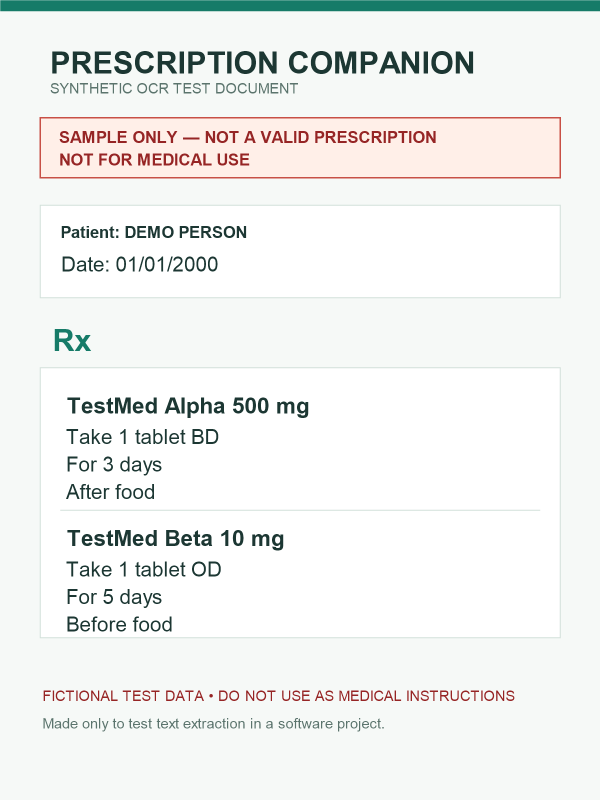
#> input picture docs/sample-prescription-ocr-test.png, 1200 x 1600 px (shown at 1/2 size)
$ python demo_ocr.py
#> lines starting #> are read from the running program, lines starting #| are printed output that depends on the picture
### backend/ocr.py
import os
import shutil

from PIL import Image, ImageEnhance, ImageFilter, ImageOps
import pytesseract

_tesseract_command = os.environ.get("TESSERACT_CMD") or shutil.which("tesseract")
_windows_tesseract = r"C:\Program Files\Tesseract-OCR\tesseract.exe"
if not _tesseract_command and os.path.isfile(_windows_tesseract):
    _tesseract_command = _windows_tesseract
if _tesseract_command:
    pytesseract.pytesseract.tesseract_cmd = _tesseract_command

def extract_text(image_path):
    # Respect the photo's orientation and process the entire image. A fixed
    # crop based on image dimensions can cut off fields in other prescriptions.
#> called with image_path = 'docs/sample-prescription-ocr-test.png'
    with Image.open(image_path) as source_image:
#> source_image is the input picture: PIL image 1200x1600 RGBA; mean R, G, B, A 239.2, 240.8, 238.8, 255
        if source_image.width * source_image.height > 60_000_000:
            raise ValueError("The image resolution is too large to process safely.")
        image = ImageOps.exif_transpose(source_image)

    # Convert to grayscale, increase contrast, and sharpen before OCR.
    image = ImageOps.grayscale(image)
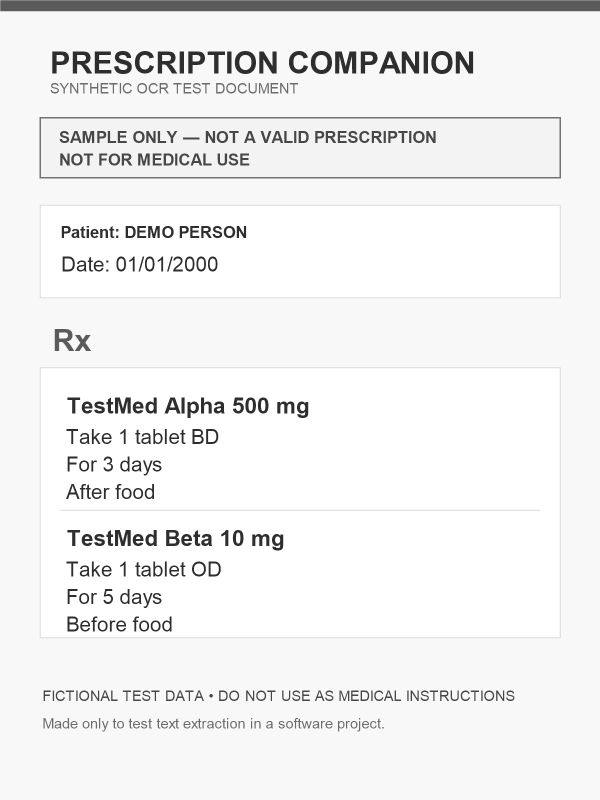
#> image: PIL image 1200x1600 L (shown at 1/2 size); min 46, max 255, mean 240.1
    image = ImageEnhance.Contrast(image).enhance(2)
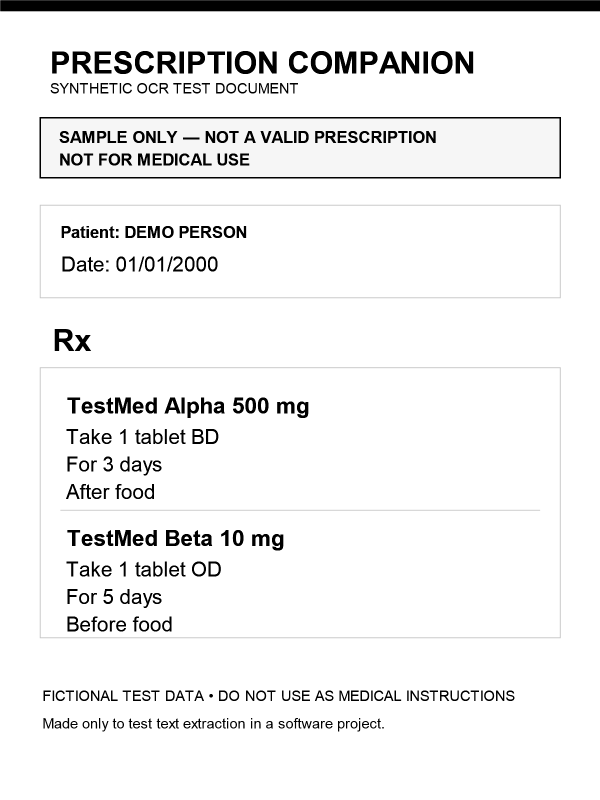
#> image: PIL image 1200x1600 L (shown at 1/2 size); min 0, max 255, mean 239.3
    image = image.filter(ImageFilter.SHARPEN)

    # Enlarge small photos for Tesseract without creating extremely large images.
    width, height = image.size
#> width = 1200; height = 1600
    scale = min(2, 5000 / max(width, height))
#> scale = 2
    if scale != 1:
        image = image.resize((round(width * scale), round(height * scale)))
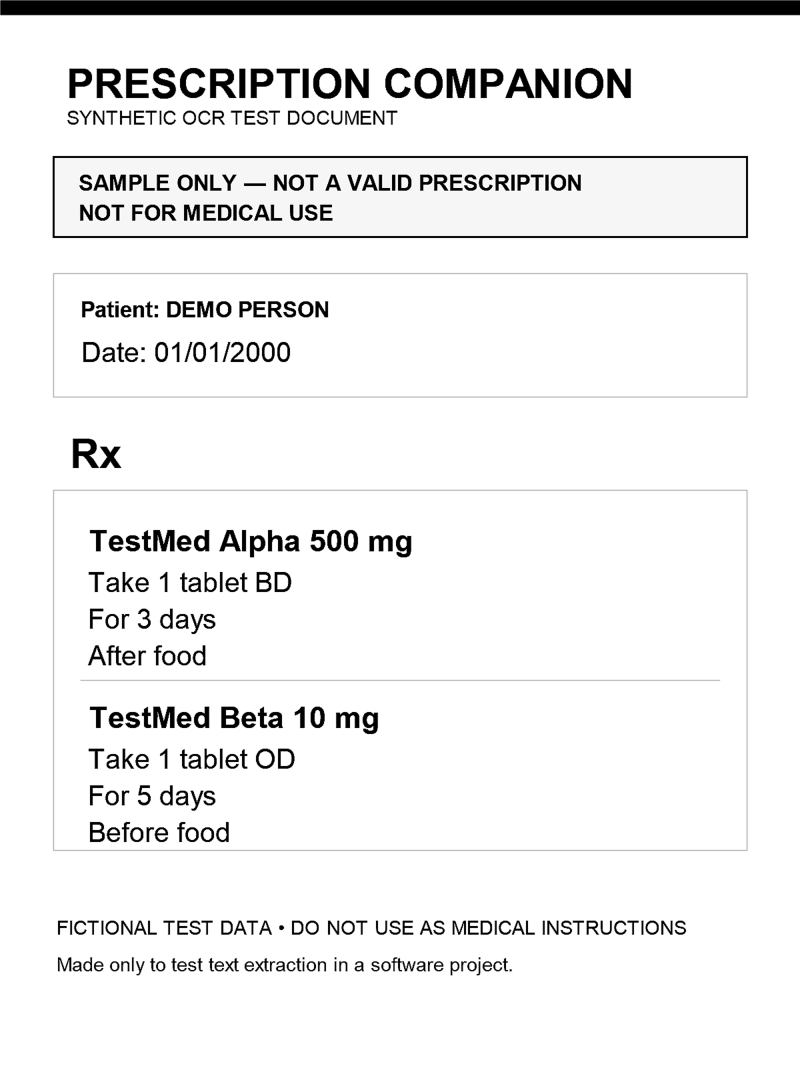
#> image: PIL image 2400x3200 L (shown at 1/3 size); min 0, max 255, mean 239.3

#> (the run stopped early here; a loop or call above may not have finished)
